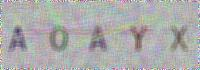

Reproduce this figure in Python.
# -*- coding:utf-8 -*-
from PIL import Image,ImageFont,ImageDraw,ImageFilter
from random import randint
def getColor():
    return (randint(100,255),randint(100,255),randint(100,255))
def getChar():
    return chr(randint(65,90))
def getCharColor():
    return (randint(0,100),randint(0,100),randint(0,100))
def createC():
    im = Image.new("RGB",(200,70),(255,255,255))
    draw = ImageDraw.Draw(im)
    font1 = ImageFont.truetype("Monaco",30)
    width,height = im.size
    for x in range(width):
        for y in range(height):
            im.putpixel((x,y),getColor())       #使图片背影杂乱一些
    for t in range(5):
        draw.text((10+40*t,20),getChar(),fill=getCharColor(),font=font1)
        draw.line([randint(0,200),randint(0,70),randint(0,200),randint(0,70)],fill=getColor(),width=2)
    im = im.filter(ImageFilter.BLUR)
    im.save("yanzhengma.jpg","JPEG")
    im.show()
if __name__=="__main__":
    createC()